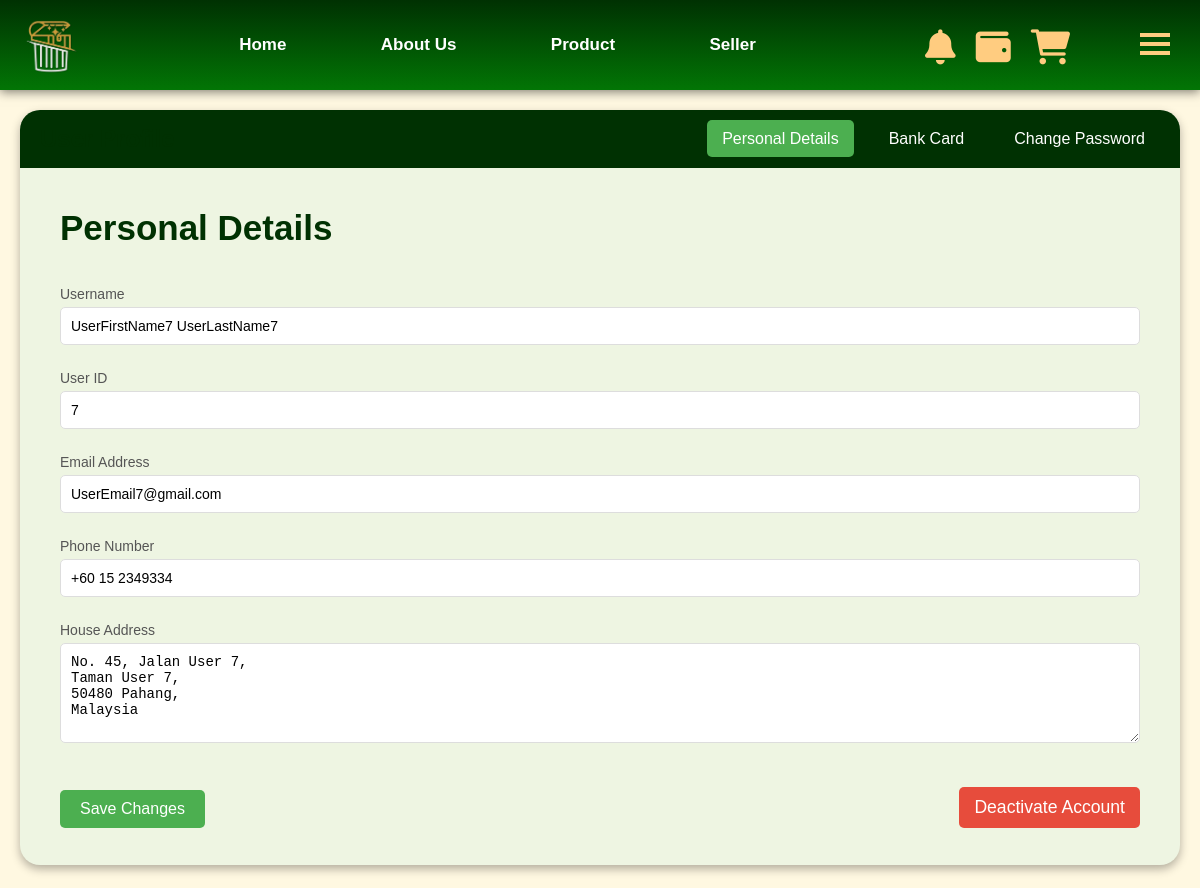
The page /user/ (signed in) on the database its author committed.
### tables this page shows
CREATE TABLE user (
        pid INTEGER PRIMARY KEY AUTOINCREMENT,
        firstName TEXT NOT NULL,
        lastName TEXT NULL,
        email TEXT UNIQUE NOT NULL,
        password TEXT NOT NULL,
        isSeller INTEGER DEFAULT 0,
        haveBankCard INTEGER DEFAULT 0,
        phone_number TEXT,
        wallet DECIMAL(10, 2) DEFAULT 0.00,
        address TEXT
    );

### user_feature.py (the view)
@user_blueprint.route("/")
def user_page():
    buyer_id = session.get("buyer_id")
    if buyer_id:
        con = get_connect_db()
        cur = con.cursor()
        user = cur.execute("SELECT * FROM user WHERE pid = ?", (buyer_id,)).fetchone()
        return render_template("user_page.html", user=user)
    else:
        flash("Please log in to access the user account.", "danger")
        return redirect(url_for("login"))

### db.py (called while the page is built)
def get_connect_db():
    conn = sqlite3.connect(DATABASE_PATH)
    conn.row_factory = sqlite3.Row
    return conn

def get_unread_notification_count():
    user_id = session.get("buyer_id") or session.get("user_id")
    if not user_id:
        return 0
    con = get_connect_db()
    cur = con.cursor()
    unread_count = cur.execute("SELECT COUNT(*) FROM notification WHERE user_id = ? AND is_read = 0", (user_id,)).fetchone()[0]
    con.close()
    return unread_count

### web.py (called while the page is built)
@app.after_request
def add_header(response):
    response.headers["Cache-Control"] = "no-store, no-cache, must-revalidate, post-check=0, pre-check=0, max-age=0"
    response.headers["Pragma"] = "no-cache"
    response.headers["Expires"] = "0"
    return response

### templates/user_page.html (shortened to what this page needs)
{% extends "index.html" %}
{%block content%}
<link rel="stylesheet" href="../static/user.css">
  <div class="body-container">
    <div class="profile-container">
        <nav class="top-nav">
        <h2>User Profile</h2>
        <ul>
            <li><a href="#personal-details" class="active">Personal Details</a></li>
            <li><a href="#bank-card">Bank Card</a></li>
            <li><a href="#change-password">Change Password</a></li>
        </ul>
        </nav>
        <main class="main-content">
            <section id="personal-details" class="section active">
                <h2>Personal Details</h2><br>
                <form class="details-form" action="{{url_for("user.update_user_info")}}" method="post">
                    <div class="form-group">
                        <label for="username">Username</label>
                        <input type="text" id="username" value="{{user.firstName +" "+ user.lastName}}" readonly>
                    </div>
                    <div class="form-group">
                        <label for="user-id">User ID</label>
                        <input type="text" id="user-id" value="{{user.pid}}" readonly>
                    </div>
                    <div class="form-group">
                        <label for="email">Email Address</label>
                        <input type="email" id="email" value="{{user.email}}" readonly>
                    </div>
                    <div class="form-group">
                        <label for="phone">Phone Number</label>
                        <input type="tel" id="phone"  name="phone_number" value="{{user.phone_number}}">
                    </div>
                    <div class="form-group">
                        <label for="address">House Address</label>
                        <textarea id="address"  name="address" >{{user.address}}</textarea>
                    </div><br>
                    <button type="submit" class="submit-btn">Save Changes</button>
                    <button type="button" class="deactivate-btn" onclick="confirmDeactivateAccount()">Deactivate Account</button>
                </form>
            </section>
        </main>
    </div>
  </div>
{%endblock%}

### static/navi.css (style rules this page uses)
body { margin: 0; padding: 0; font-family: 'Franklin Gothic Medium', 'Arial Narrow', Arial, sans-serif; scroll-behavior: smooth; background-color: #fff8e1; }
html { scroll-behavior: smooth; }

### static/user.css (style rules this page uses)
* { margin: 0; padding: 0; box-sizing: border-box; }
body { background-color: #fff8e1; }
.body-container { padding: 0px 20px; }
.profile-container { display: flex; flex-direction: column; margin: 20px 0px; height: 85vh; background: #eef5e2; border-radius: 20px; box-shadow: 0 4px 10px rgba(0, 0, 0, 0.3); overflow: hidden; }
.top-nav { background: #003102; color: #fff; padding: 15px 20px; display: flex; justify-content: space-between; align-items: center; }
.top-nav h2 { font-size: 24px; margin: 0; }
.top-nav ul { list-style: none; display: flex; gap: 20px; }
.top-nav ul li { margin: 0; }
.top-nav ul li a { color: #fff; text-decoration: none; font-size: 16px; padding: 10px 15px; transition: background-color 0.3s, color 0.3s; border-radius: 5px; }
.top-nav ul li a.active, .top-nav ul li a:hover { background-color: #4CAF50; color: #fff; }
.main-content { flex: 1; padding: 40px; overflow-y: auto; }
.section { display: none; animation: fadeIn 0.5s ease; }
.section.active { display: block; animation: fadeIn 0.5s ease; }
h2 { font-size: 35px; margin-bottom: 20px; color: #003102; }
.form-group { margin-bottom: 25px; }
.form-group label { display: block; font-size: 14px; margin-bottom: 5px; color: #555; }
.form-group input, .form-group textarea { width: 100%; padding: 10px; border: 1px solid #ddd; border-radius: 5px; font-size: 14px; }
.form-group textarea { resize: vertical; height: 100px; }
.submit-btn { background: #4CAF50; color: #fff; border: none; padding: 10px 20px; border-radius: 5px; cursor: pointer; font-size: 16px; transition: background-color 0.3s ease, transform 0.3s ease; }
.deactivate-btn { background-color: #e74c3c; color: white; border: none; padding: 10px 15px; border-radius: 5px; cursor: pointer; font-size: 1.1em; margin-top: 20px; transition: background-color 0.3s ease, transform 0.3s ease; position: absolute; bottom: 0px; right: 0px; }
#personal-details { position: relative; }

### rows shown on the page
user: firstName+lastName "UserFirstName7 UserLastName7", pid "7", email "UserEmail7@gmail.com", phone_number "+60 15 2349334", address "No. 45, Jalan User 7, Taman User 7, 50480 Pahang, Malaysia"
